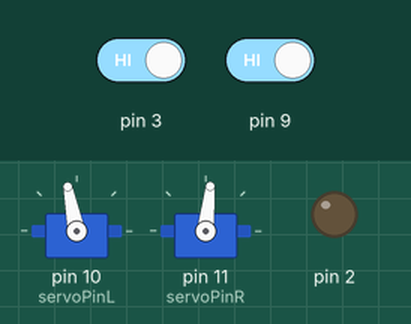
Simulated run of this sketch. Board: Arduino Uno, built with avr-gcc and run on an emulated ATmega328P. On the bench: 2 × servo, output pins drawn as LEDs (lit = HIGH). The test bench sets the inputs (shaded band); at power-on: pin 3 HIGH, pin 9 HIGH.

Above: at 1.09 s.
1.3 s: pin 3 driven LOW
4.3 s: pin 3 driven HIGH
At 5.4 s:
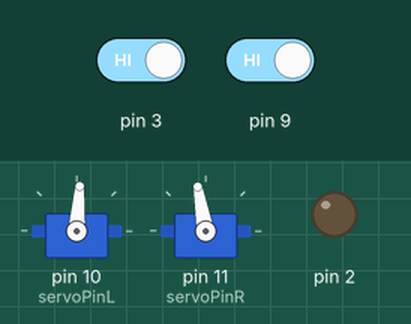
At 6.99 s:
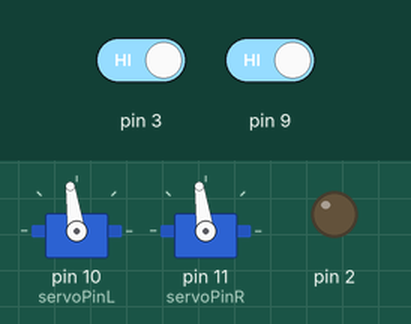
7.3 s: pin 9 driven LOW
Timing chart, 0 to 10.8 s (numbered marks = the images above; inputs shaded):
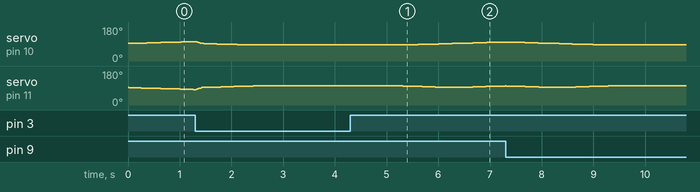

Measured:
- after the input at 4.3 s, servo on pin 10 (servoPinL): moves from 85° to 100° over 1.8 s, starting after 1.0 s; servo on pin 11 (servoPinR): 101° → 100° after 1.0 s, → 99° 0.13 s later, → 98° 0.12 s later, → 97° 0.12 s later, … (16 changes in this stretch)

The sketch:

motorsketch.ino
```cpp
#include <Servo.h>

//Vart motorer är kopplade på breadboard
int servoPinL = 10;
int servoPinR = 11;

//Definiera variabler som ska kunna användas lite överallt
float currL = 0;
float currR = 0;
unsigned long t = 0;
unsigned long oldT = 0;
bool recent_wall_left = false;
bool recent_wall_right = false;
unsigned long recent_time;
int turnDiff = 0;

// Vinkel
float gRot=0;

//det är en konstant så den får bo här uppe
float a_max = 0.1;

//Skapa objekt servo
Servo servoLeft;
Servo servoRight;

//Från m/s till ett signalvärde vänster hjul
float LeftSpeed2sign(float vL) {
  currL = vL; //behåll vänster hjuls senaste hastighet i en allmänt tillgänglig variabel
  return 781.7*vL + 1500.6;
  // return 1500+floor(36393.5*pow(vL,3)-332.3*pow(vL,2)+217.8*vL);
}

//från m/s till ett signalärde höger hjul
float RightSpeed2sign(float vR) {
  currR = vR; //behåll höger hjuls senaste hastighet i en allmänt tillgänglig variabel
  return -828.76*(vR) + 1499.1;
  // return 1492-floor(36393.5*pow(vR,3)-332.3*pow(vR,2)+217.8*vR);
}

//Kör framåt med samma hastighet i båda hjul
int drive(float L, float R) {
  servoLeft.writeMicroseconds(LeftSpeed2sign(L));
  servoRight.writeMicroseconds(RightSpeed2sign(R));
}

//accelerera från arg1 till arg2, arg3 bestämmer vilka hjul som accar
float acc(float currentV, float targetV, float dt, int wheels) {

  float a_target = (targetV - currentV)/(dt);

  float a_allowed = constrain(a_target, -a_max, a_max);

  float allowedV = currentV + a_allowed*dt;

  if (wheels == 3) { //Båda hjul accar samma
    drive(allowedV, allowedV);
  }
  else if (wheels == 1) { //Vänster accar, höger behåller samma v
    drive(allowedV, currR);
  }
  else if (wheels == 2) { //höger accar, vänster behåller samma v
    drive(currL, allowedV);
  }
  return allowedV;
}

// //sväng med ingående hastighet arg1 och agr2 bestämmer vänster eller höger sväng.
// void turn(float currentV, float targetV, float dt, int turn) {
//   acc(currentV, targetV, dt, turn);
//   // acc(currentV/turnaggresion, currentV, dt, turn);
// }

// void recoverTurn(float currentV, float targetV, float dt, int turn) {
//   acc(currentV, targetV, dt, turn);
// }


//du vet vad setup gör, här används den för att genomföra botens rutin
void setup() {
  Serial.begin(9600);

  //Whiskers
  pinMode(9, INPUT);
  pinMode(3, INPUT);
  pinMode(2, OUTPUT);

  //Definiera vilken pin som servo ska få info från
  servoLeft.attach(servoPinL);
  servoRight.attach(servoPinR);


}

//Denna använder vi knappt.
void loop() {
  unsigned long t = micros();
  unsigned long sek = t/1000000.0;
  float dt = (t-oldT)/1000000.0;
  bool Lwhisker = !digitalRead(3);
  bool Rwhisker = !digitalRead(9);


  // if (recent_wall_left || recent_wall_right) {
  //   tone(2, 300);

  // }
  // else {
  //   noTone(2);
  // }

  // Serial.println("Vänster: "+String(currL)+"        Höger: "+String(currR)+"      Rotation: "+String(gRot)+"        a_max:"+String(a_max));


  if (Lwhisker & Rwhisker) { //När båda nuddar, stanna, backa rakt tills endast en nuddar.
    recent_wall_left = false;
    recent_wall_right = false;

      recent_time = t;
      if(currL <= 0 & currR <= 0) {
        a_max = 0.1;
        acc(currR, -0.13, dt, 3);
      }
      else {
        a_max = 1.0;
        acc(currL, 0, dt, 3);
      }
  }


  else if (Lwhisker || recent_wall_left){
    recent_wall_left = true;

    if(Lwhisker) {
      recent_time = t;
      if(currL <= 0 & currR <= 0) {
        a_max = 0.1;
        acc(currR, -0.1, dt, 3);
      }
      else {
        a_max = 1.0;
        acc(currL, 0, dt, 3);
      }
    }
    else if ((currL >= 0 & currR <= 0) & ((t - recent_time)/1000000) <= 2) {
      a_max = 0.1;
      acc(currL, 0.13, dt, 1);
      acc(currR, -0.13, dt, 2);
    }

    else if (currL == 0 & currR == 0){
      recent_wall_left = false;
    }

    else if((t - recent_time)/1000000 >= 0.1) {
      acc(currL, 0, dt, 1);
      acc(currR, 0, dt, 2);
    }

    else {
      acc(currL, -0.1, dt, 3);
    }


    // recent_wall_left = true;

    // if(Lwhisker) {
    //   recent_time = t;
    //   if(currL <= 0 & currR <= 0) {
    //     a_max = 0.1;
    //     acc(currR, -0.13, dt, 2);
    //     acc(currL, -0.1, dt, 1);
    //   }
    //   else {
    //     a_max = 1.0;
    //     acc(currL, 0, dt, 3);
    //   }
    // }
    // else if((t - recent_time)/1000000 >= 1) {
    //   acc(currR, 0, dt, 2);
    //   acc(currL, 0, dt, 1);
    //   if (currL == 0 & currR == 0) {
    //     turnDiff += 1;
    //     recent_wall_left = false;
    //   }
    // }
    // else {
    //   acc(currR, -0.13, dt, 2);
    //   acc(currL, -0.1, dt, 1);
    // }


  }
  else if (Rwhisker || recent_wall_right){
    recent_wall_right = true;

    if(Rwhisker) {
      recent_time = t;
      if(currR <= 0 & currL <= 0) {
        a_max = 0.1;
        acc(currL, -0.1, dt, 3);
      }
      else {
        a_max = 1.0;
        acc(currR, 0, dt, 3);
      }
    }
    else if ((currR >= 0 & currL <= 0) & ((t - recent_time)/1000000) <= 2.0) {
        a_max = 0.1;
        acc(currR, 0.06, dt, 2);
        acc(currL, -0.06, dt, 1);
    }

    else if (currL == 0 & currR == 0){
      recent_wall_right = false;
    }

    else if((t - recent_time)/1000000 >= 0.1) {
      acc(currL, 0, dt, 1);
      acc(currR, 0, dt, 2);
    }

    else {
      acc(currR, -0.1, dt, 3);
    }


  //   recent_wall_right = true;

  //   if(Rwhisker) {
  //     recent_time = t;
  //     if(currL <= 0 & currR <= 0) {
  //       a_max = 0.1;
  //       acc(currL, -0.13, dt, 1);
  //       acc(currR, -0.1, dt, 2);
  //     }
  //     else {
  //       a_max = 1.0;
  //       acc(currR, 0, dt, 3);
  //     }
  //   }
  //   else if((t - recent_time)/1000000 >= 1) {
  //     acc(currR, 0, dt, 2);
  //     acc(currL, 0, dt, 1);
  //     if (currL == 0 & currR == 0) {
  //       turnDiff -= 1;
  //       recent_wall_right = false;
  //     }
  //   }
  //   else {
  //     acc(currL, -0.13, dt, 1);
  //     acc(currR, -0.1, dt, 2);
  //   }
  }
  else { //Standard mode, drive forward
    a_max = 0.1;
    float x=max(min(gRot/30,1),-1);
    float k=0.08;
    float dir=-x*pow(abs(x),1.5);

    acc(currR, min(0.17, 0.17-dir*k), dt, 2);
    acc(currL, min(0.17, 0.17+dir*k), dt, 1);

  }


  gRot+=asin(currL-currR)/dt;


  oldT=t;

}
```
